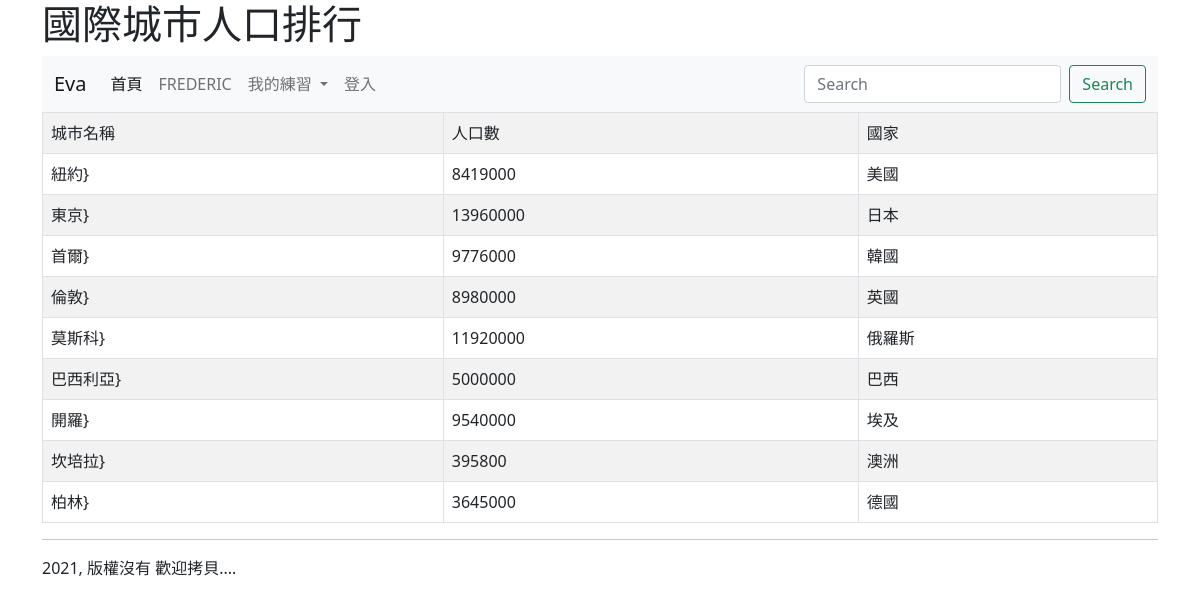
/rank/, run on the app's committed database.
### mysite/models.py (models this page shows, shortened)
class City(models.Model):
    name = models.CharField(max_length=10)
    population = models.PositiveIntegerField(default=0)
    country = models.ForeignKey(Country,on_delete=models.CASCADE)

class Country(models.Model):
    name = models.CharField(max_length=10)
    def __str__(self):
        return self.name

### mysite/views.py (the view)
# urls.py: path('rank/',rank),
def rank (request):
	cities = City.objects.all()
	return render(request,"rank.html",locals())

### templates/rank.html (shortened to what this page needs)
{% extends "base.html" %}
{% block headmessage %}<h1>國際城市人口排行</h1>{% endblock %}
{% block content %}
<table class = 'table table-striped table-bordered'>
    <tr><td>城市名稱</td><td>人口數</td><td>國家</td></tr>
{% for city in cities %}
	<tr>
		<td>{{ city.name }}}</td>
		<td>{{ city.population }}</td>
        <td>{{ city.country }}</td>
	</tr>
{% endfor %}
</table>
{% endblock %}

### templates/base.html (shortened to what this page needs)
<!doctype html>
<html>
  <head>
    <link href="https://cdn.jsdelivr.net/npm/bootstrap@5.0.0-beta3/dist/css/bootstrap.min.css" rel="stylesheet">
  </head>
  <body>
  	<div class="container">
          {% block headmessage %}{% endblock %}
          {% include "header.html"%}
          {% block content %}{% endblock %}
          {% include "footer.html" %}
  </div>
  </body>
</html>

### templates/header.html (shortened to what this page needs)
<nav class="navbar navbar-expand-lg navbar-light bg-light">
<div class="container-fluid">
<a class="navbar-brand" href="#">Eva</a>
<div class="collapse navbar-collapse" id="navbarSupportedContent">
  <ul class="navbar-nav me-auto mb-2 mb-lg-0">
    <li class="nav-item">
      <a class="nav-link active" aria-current="page" href="/">首頁</a>
    </li>
    <li class="nav-item">
      <a class="nav-link" href="https://frederic-official.com/">FREDERIC</a>
    </li>
    <li class="nav-item dropdown">
      <a class="nav-link dropdown-toggle" href="#" id="navbarDropdown" role="button" data-bs-toggle="dropdown" aria-expanded="false">
        我的練習
      </a>
    </li>
    {% if request.user.is_authenticated %}
    <li class="nav-item">
      <a class="nav-link " href="/admin/" tabindex="-1">管理後台</a>
    </li>
    <li class="nav-item">
      <a class="nav-link " href="/logout/" tabindex="-1">登出</a>
    </li>
    {% else %}
    <li class="nav-item">
      <a class="nav-link " href="/admin/" tabindex="-1">登入</a>
    </li>
    {% endif %}
  </ul>
  <form class="d-flex">
    <input class="form-control me-2" type="search" placeholder="Search" aria-label="Search">
    <button class="btn btn-outline-success" type="submit">Search</button>
  </form>
</div>
</div>
</nav>

### templates/footer.html
<hr>
2021, 版權沒有 歡迎拷貝....

### data on the page
City: name "紐約", population "8419000", country "美國"
City: name "東京", population "13960000", country "日本"
City: name "首爾", population "9776000", country "韓國"
City: name "倫敦", population "8980000", country "英國"
City: name "莫斯科", population "11920000", country "俄羅斯"
City: name "巴西利亞", population "5000000", country "巴西"
City: name "開羅", population "9540000", country "埃及"
City: name "坎培拉", population "395800", country "澳洲"
City: name "柏林", population "3645000", country "德國"
